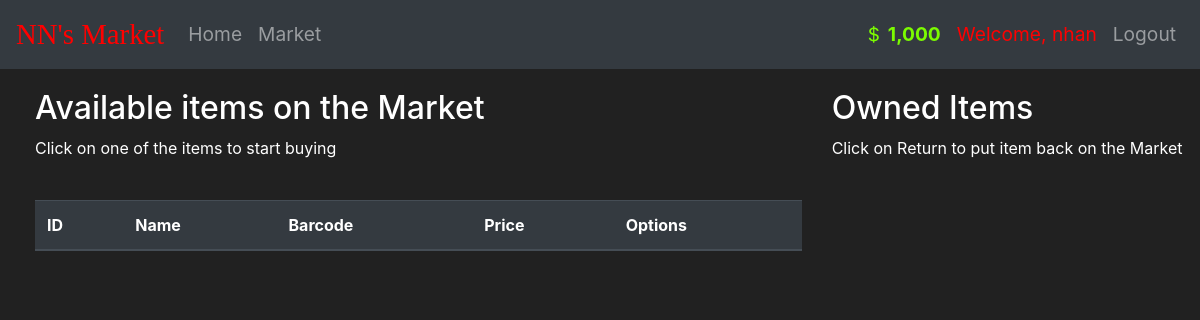
/market (signed in), run on an earlier commit of the app's database.
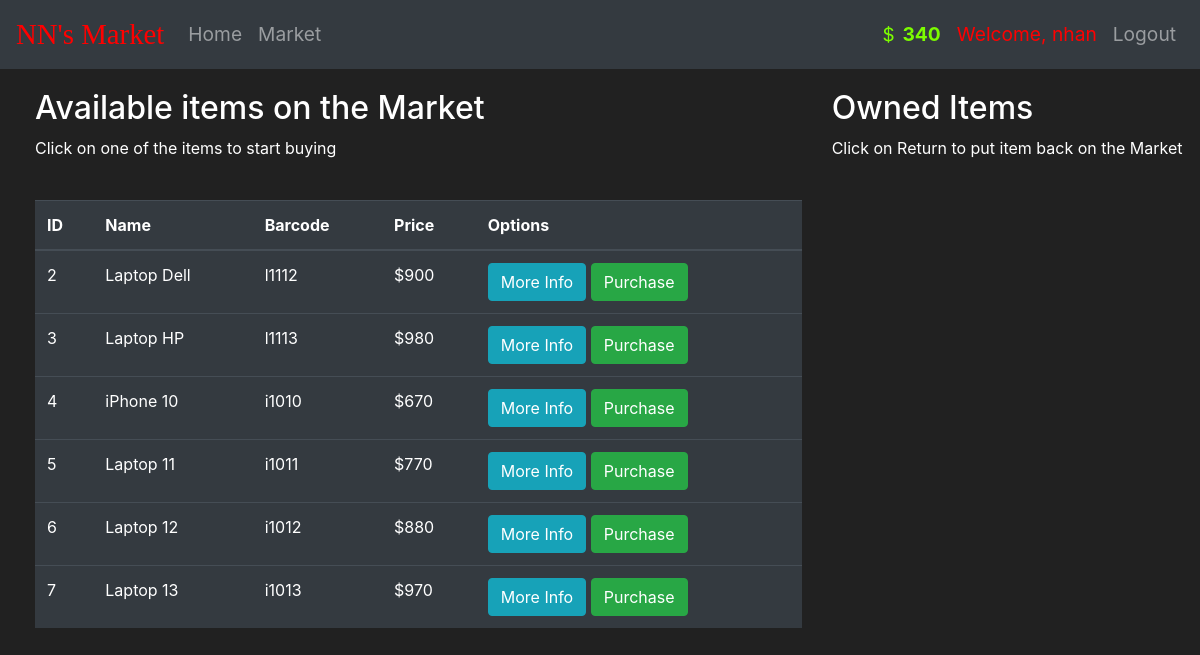
And on a later commit of the database.
### market/models.py (models this page shows, shortened)
class User(db.Model, UserMixin):
    id = db.Column(db.Integer(), primary_key=True)
    username = db.Column(db.String(length=30), nullable=False, unique=True)
    email_address = db.Column(db.String(length=50), nullable=False, unique=True)
    password_hash = db.Column(db.String(length=60), nullable=False)
    budget = db.Column(db.Integer(), nullable=False, default=1000)
    items = db.relationship("Item", backref="owned_user", lazy=True)
    @property
    def password(self):
        return self.password_hash
    @property
    def prettier_budget(self):
        return "{:,}".format(self.budget)

class Item(db.Model):
    id = db.Column(db.Integer(), primary_key=True)
    name = db.Column(db.String(length=30), nullable=False, unique=True)
    price = db.Column(db.Integer(), nullable=False)
    barcode = db.Column(db.String(length=12), nullable=False, unique=True)
    description = db.Column(db.String(length=1024), nullable=False, unique=True)
    owner = db.Column(db.Integer(), db.ForeignKey("user.id"), default=None)

### market/markets.py (the view, shortened to what this page needs)
@markets.route("/market", methods=["GET", "POST"])
@login_required
def market():
    purchase_form = PurchaseItemForm()
    items = Item.query.filter_by(owner=None)
    return render_template("market.html", items=items, purchase_form=purchase_form)

### market/models.py (called while the page is built)
@login_manager.user_loader
def load_user(user_id):
    return User.query.get(int(user_id))

### market/templates/market.html (shortened to what this page needs)
{% extends "base.html" %}
{% block content %}
<div class="row table-sd">
  <div class="col-8">
    <h2>Available items on the Market</h2>
    <p>Click on one of the items to start buying</p>
    <br>
    <table class="table table-hover table-dark">
      <thead>
        <tr>
          <th scope="col">ID</th>
          <th scope="col">Name</th>
          <th scope="col">Barcode</th>
          <th scope="col">Price</th>
          <th scope="col">Options</th>
        </tr>
      </thead>
      <tbody>
        {% for item in items %}
            <tr>
              <td>{{ item.id }}</td>
              <td>{{ item.name }}</td>
              <td>{{ item.barcode }}</td>
              <td>${{ item.price }}</td>
              <td>
                <button class="btn btn-outline btn-info" data-toggle="modal" data-target="#modal-more-info-{{ item.id }}">More Info</button>
                <button class="btn btn-outline btn-success" data-toggle="modal" data-target="#modal-purchase-confirm-{{ item.id }}">Purchase</button>
              </td>
            </tr>
        {% endfor %}
      </tbody>
    </table>
  </div>
  <div class="col-4">
    <h2>Owned Items</h2>
    <p>Click on Return to put item back on the Market</p>
    <br>
  </div>
</div>
{% endblock %}

### market/templates/base.html (shortened to what this page needs)
<!doctype html>
<html lang="en">
  <head>
    <link rel="stylesheet" href="https://cdn.jsdelivr.net/npm/bootstrap@4.5.3/dist/css/bootstrap.min.css">
    <link rel="stylesheet" href="https://cdn.jsdelivr.net/npm/bootstrap-icons@1.7.2/font/bootstrap-icons.css">
    <link rel="stylesheet" type="text/css" href="{{ url_for('static', filename='css/styles.css') }}">
  </head>
  <body>
    <nav class="navbar navbar-expand-md navbar-dark bg-dark navbar-sd">
      <a class="navbar-brand brand-sd" href="{{ url_for('views.home') }}">NN's Market</a>
      <div class="collapse navbar-collapse" id="navbarNav">
        <ul class="navbar-nav mr-auto">
          <li class="nav-item">
            <a class="nav-link" href="{{ url_for('views.home') }}">Home<span class="sr-only">(current)</span></a>
          </li>
          <li class="nav-item">
            <a class="nav-link" href="{{ url_for('markets.market') }}">Market</a>
          </li>
        </ul>
        {% if current_user.is_authenticated %}
          <ul class="navbar-nav">
            <li class="nav-item">
              <a class="nav-link cash-sd">
                <i class="bi bi-currency-dollar"></i>
                {{ current_user.prettier_budget }}
              </a>
            </li>
            <li class="nav-item">
              <a class="nav-link greeting-sd">Welcome, {{ current_user.username }}</a>
            </li>
            <li class="nav-item">
              <a class="nav-link" href="{{ url_for('auths.logout') }}">Logout</a>
            </li>
          </ul>
        {% endif %}
      </div>
    </nav>
    {% block content %}
    {% endblock %}
  </body>
</html>

### market/static/css/styles.css (style rules this page uses)
body { background-color: #212121; color: white; }
.greeting-sd { color: red !important; }
.brand-sd { font-size: 150%; color: red !important; font-family: 'Brush Script MT', cursive; }
.cash-sd { color: lawngreen !important; font-weight: bold; }
.navbar-sd { font-size: larger; }
.table-sd { margin-top: 20px; margin-left: 20px; }

What changed in the data, as far as the page shows it:
changed User "nhan": prettier_budget "1,000" → "340"
now on this page (row edited): Item: id "2", name "Laptop Dell", barcode "l1112", price "900"
added Item: id "3", name "Laptop HP", barcode "l1113", price "980"
added Item: id "4", name "iPhone 10", barcode "i1010", price "670"
added Item: id "5", name "Laptop 11", barcode "i1011", price "770"
added Item: id "6", name "Laptop 12", barcode "i1012", price "880"
added Item: id "7", name "Laptop 13", barcode "i1013", price "970"
